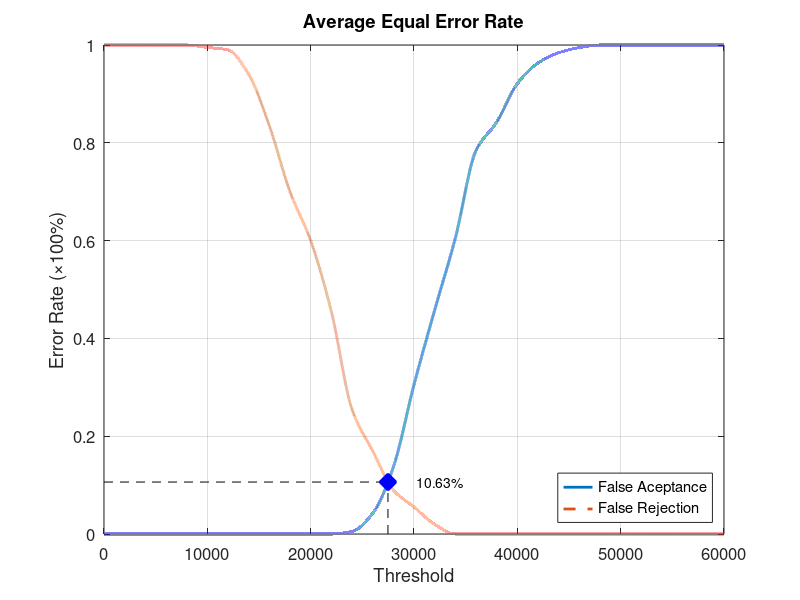
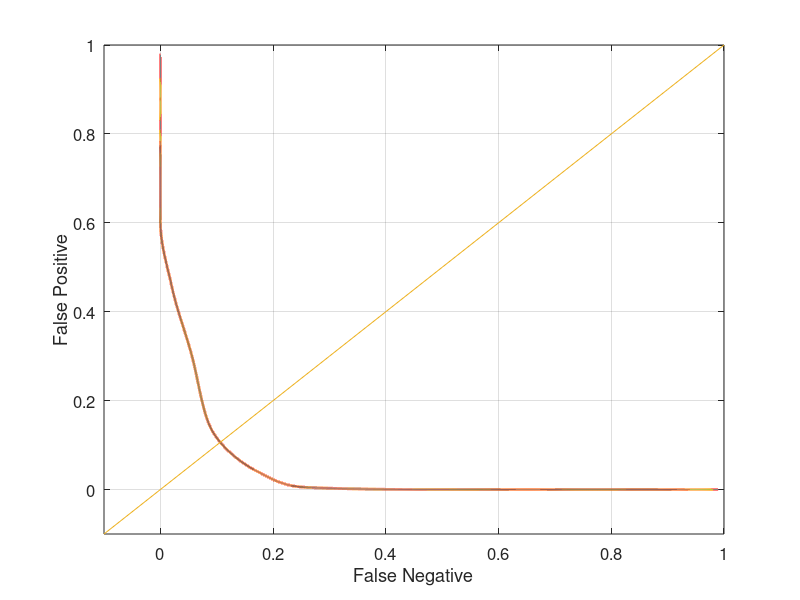

The MATLAB script that drew these images, in order:
function yEER = Database2_3
close all;
clear;
clc;
x = 0:2000:60000;
xq = 0:0.5:60000;

y0 = [0 0 0 0 0 0 0 0 0 0 0 0 0.00526316 0.0421053 0.136842 0.305263 0.457895 0.605263 0.784211 0.842105 0.921053 0.963158 0.984211 0.994737 1 1 1 1 1 1 1];
yy0 = interp1(x, y0, xq, 'pchip');
y1 = [1 1 1 1 1 0.995 0.99 0.94 0.835 0.7 0.6 0.455 0.255 0.17 0.09 0.055 0.02 0 0 0 0 0 0 0 0 0 0 0 0 0 0];
yy1 = interp1(x, y1, xq, 'pchip');

% Calculating EER: 
y2 = abs(y0 - y1);
find(y2 == min(y2))
yy2 = abs(yy0 - yy1);
xEER = find(yy2 == min(yy2));
xEERIndex = xq(xEER) % X-axis EER
yEER = yy0(xEER) % Y-axis EER

main = figure
plot(xq, yy0,'-','LineWidth', 2);	hold on
plot(xq, yy1,'--','LineWidth', 2);	hold on
plot([xEERIndex xEERIndex], [0 yEER], 'k--');	hold on
plot([0 xEERIndex], [yEER yEER], 'k--');	hold on
plot(xEERIndex, yEER, 'bx', 'LineWidth', 10);	hold on
text(xEERIndex + 10 * xEERIndex / 100, yEER, [num2str(round((10000 * yEER)) / 100) '%'])
legend('False Aceptance', 'False Rejection', 'Location', 'SouthEast')
xlabel('Threshold')
ylabel('Error Rate (\times100%)')
title('Average Equal Error Rate')
set(gca, 'FontSize', 12)
axis([0 60000 0 1])
grid on

print(main, 'Database2_3Main', '-dpng');
FNRxFPR = figure('Color', [1 1 1]);
plot(yy1, yy0, '-', yy1, yy0, 'LineWidth', 2);
hold on
y = -0.1:0.1:1
plot(y, y); 
set(gca, 'FontSize', 12)
xlabel('False Negative')
ylabel('False Positive')
axis([-0.1 1 -0.1 1])
set(gca, 'FontSize', 12)
grid on

print(FNRxFPR, 'Database2_3FNRxFPR','-dpng');
end
